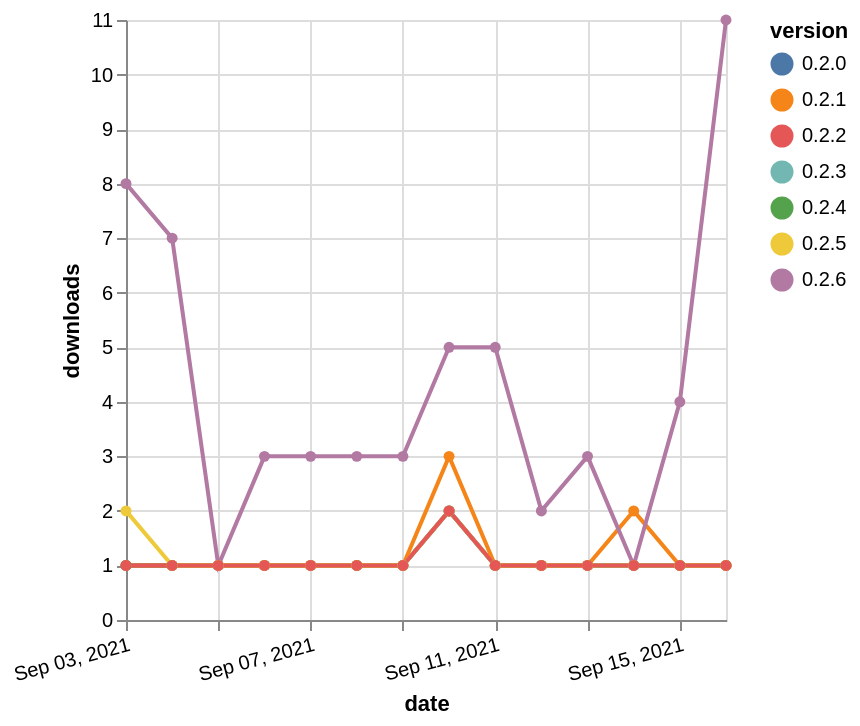

Write a Vega-Lite specification for this figure.
### Vega-Lite specification from a JSON file in a GitHub repository (floating-point values rounded to 4 significant figures)
{"$schema": "https://vega.github.io/schema/vega-lite/v5.json", "description": "A simple bar chart with embedded data.", "data": {"values": [{"date": "2021-09-03", "total": 912, "delta": 1, "version": "0.2.0"}, {"date": "2021-09-04", "total": 913, "delta": 1, "version": "0.2.0"}, {"date": "2021-09-05", "total": 914, "delta": 1, "version": "0.2.0"}, {"date": "2021-09-06", "total": 915, "delta": 1, "version": "0.2.0"}, {"date": "2021-09-07", "total": 916, "delta": 1, "version": "0.2.0"}, {"date": "2021-09-08", "total": 917, "delta": 1, "version": "0.2.0"}, {"date": "2021-09-09", "total": 918, "delta": 1, "version": "0.2.0"}, {"date": "2021-09-10", "total": 920, "delta": 2, "version": "0.2.0"}, {"date": "2021-09-11", "total": 921, "delta": 1, "version": "0.2.0"}, {"date": "2021-09-12", "total": 922, "delta": 1, "version": "0.2.0"}, {"date": "2021-09-13", "total": 923, "delta": 1, "version": "0.2.0"}, {"date": "2021-09-14", "total": 924, "delta": 1, "version": "0.2.0"}, {"date": "2021-09-15", "total": 925, "delta": 1, "version": "0.2.0"}, {"date": "2021-09-16", "total": 926, "delta": 1, "version": "0.2.0"}, {"date": "2021-09-03", "total": 419, "delta": 1, "version": "0.2.3"}, {"date": "2021-09-04", "total": 420, "delta": 1, "version": "0.2.3"}, {"date": "2021-09-05", "total": 421, "delta": 1, "version": "0.2.3"}, {"date": "2021-09-06", "total": 422, "delta": 1, "version": "0.2.3"}, {"date": "2021-09-07", "total": 423, "delta": 1, "version": "0.2.3"}, {"date": "2021-09-08", "total": 424, "delta": 1, "version": "0.2.3"}, {"date": "2021-09-09", "total": 425, "delta": 1, "version": "0.2.3"}, {"date": "2021-09-10", "total": 427, "delta": 2, "version": "0.2.3"}, {"date": "2021-09-11", "total": 428, "delta": 1, "version": "0.2.3"}, {"date": "2021-09-12", "total": 429, "delta": 1, "version": "0.2.3"}, {"date": "2021-09-13", "total": 430, "delta": 1, "version": "0.2.3"}, {"date": "2021-09-14", "total": 431, "delta": 1, "version": "0.2.3"}, {"date": "2021-09-15", "total": 432, "delta": 1, "version": "0.2.3"}, {"date": "2021-09-16", "total": 433, "delta": 1, "version": "0.2.3"}, {"date": "2021-09-03", "total": 135, "delta": 1, "version": "0.2.4"}, {"date": "2021-09-04", "total": 136, "delta": 1, "version": "0.2.4"}, {"date": "2021-09-05", "total": 137, "delta": 1, "version": "0.2.4"}, {"date": "2021-09-06", "total": 138, "delta": 1, "version": "0.2.4"}, {"date": "2021-09-07", "total": 139, "delta": 1, "version": "0.2.4"}, {"date": "2021-09-08", "total": 140, "delta": 1, "version": "0.2.4"}, {"date": "2021-09-09", "total": 141, "delta": 1, "version": "0.2.4"}, {"date": "2021-09-10", "total": 143, "delta": 2, "version": "0.2.4"}, {"date": "2021-09-11", "total": 144, "delta": 1, "version": "0.2.4"}, {"date": "2021-09-12", "total": 145, "delta": 1, "version": "0.2.4"}, {"date": "2021-09-13", "total": 146, "delta": 1, "version": "0.2.4"}, {"date": "2021-09-14", "total": 147, "delta": 1, "version": "0.2.4"}, {"date": "2021-09-15", "total": 148, "delta": 1, "version": "0.2.4"}, {"date": "2021-09-16", "total": 149, "delta": 1, "version": "0.2.4"}, {"date": "2021-09-03", "total": 17533, "delta": 1, "version": "0.2.1"}, {"date": "2021-09-04", "total": 17534, "delta": 1, "version": "0.2.1"}, {"date": "2021-09-05", "total": 17535, "delta": 1, "version": "0.2.1"}, {"date": "2021-09-06", "total": 17536, "delta": 1, "version": "0.2.1"}, {"date": "2021-09-07", "total": 17537, "delta": 1, "version": "0.2.1"}, {"date": "2021-09-08", "total": 17538, "delta": 1, "version": "0.2.1"}, {"date": "2021-09-09", "total": 17539, "delta": 1, "version": "0.2.1"}, {"date": "2021-09-10", "total": 17542, "delta": 3, "version": "0.2.1"}, {"date": "2021-09-11", "total": 17543, "delta": 1, "version": "0.2.1"}, {"date": "2021-09-12", "total": 17544, "delta": 1, "version": "0.2.1"}, {"date": "2021-09-13", "total": 17545, "delta": 1, "version": "0.2.1"}, {"date": "2021-09-14", "total": 17547, "delta": 2, "version": "0.2.1"}, {"date": "2021-09-15", "total": 17548, "delta": 1, "version": "0.2.1"}, {"date": "2021-09-16", "total": 17549, "delta": 1, "version": "0.2.1"}, {"date": "2021-09-03", "total": 432, "delta": 8, "version": "0.2.6"}, {"date": "2021-09-04", "total": 439, "delta": 7, "version": "0.2.6"}, {"date": "2021-09-05", "total": 440, "delta": 1, "version": "0.2.6"}, {"date": "2021-09-06", "total": 443, "delta": 3, "version": "0.2.6"}, {"date": "2021-09-07", "total": 446, "delta": 3, "version": "0.2.6"}, {"date": "2021-09-08", "total": 449, "delta": 3, "version": "0.2.6"}, {"date": "2021-09-09", "total": 452, "delta": 3, "version": "0.2.6"}, {"date": "2021-09-10", "total": 457, "delta": 5, "version": "0.2.6"}, {"date": "2021-09-11", "total": 462, "delta": 5, "version": "0.2.6"}, {"date": "2021-09-12", "total": 464, "delta": 2, "version": "0.2.6"}, {"date": "2021-09-13", "total": 467, "delta": 3, "version": "0.2.6"}, {"date": "2021-09-14", "total": 468, "delta": 1, "version": "0.2.6"}, {"date": "2021-09-15", "total": 472, "delta": 4, "version": "0.2.6"}, {"date": "2021-09-16", "total": 483, "delta": 11, "version": "0.2.6"}, {"date": "2021-09-03", "total": 246, "delta": 2, "version": "0.2.5"}, {"date": "2021-09-04", "total": 247, "delta": 1, "version": "0.2.5"}, {"date": "2021-09-05", "total": 248, "delta": 1, "version": "0.2.5"}, {"date": "2021-09-06", "total": 249, "delta": 1, "version": "0.2.5"}, {"date": "2021-09-07", "total": 250, "delta": 1, "version": "0.2.5"}, {"date": "2021-09-08", "total": 251, "delta": 1, "version": "0.2.5"}, {"date": "2021-09-09", "total": 252, "delta": 1, "version": "0.2.5"}, {"date": "2021-09-10", "total": 254, "delta": 2, "version": "0.2.5"}, {"date": "2021-09-11", "total": 255, "delta": 1, "version": "0.2.5"}, {"date": "2021-09-12", "total": 256, "delta": 1, "version": "0.2.5"}, {"date": "2021-09-13", "total": 257, "delta": 1, "version": "0.2.5"}, {"date": "2021-09-14", "total": 258, "delta": 1, "version": "0.2.5"}, {"date": "2021-09-15", "total": 259, "delta": 1, "version": "0.2.5"}, {"date": "2021-09-16", "total": 260, "delta": 1, "version": "0.2.5"}, {"date": "2021-09-03", "total": 137, "delta": 1, "version": "0.2.2"}, {"date": "2021-09-04", "total": 138, "delta": 1, "version": "0.2.2"}, {"date": "2021-09-05", "total": 139, "delta": 1, "version": "0.2.2"}, {"date": "2021-09-06", "total": 140, "delta": 1, "version": "0.2.2"}, {"date": "2021-09-07", "total": 141, "delta": 1, "version": "0.2.2"}, {"date": "2021-09-08", "total": 142, "delta": 1, "version": "0.2.2"}, {"date": "2021-09-09", "total": 143, "delta": 1, "version": "0.2.2"}, {"date": "2021-09-10", "total": 145, "delta": 2, "version": "0.2.2"}, {"date": "2021-09-11", "total": 146, "delta": 1, "version": "0.2.2"}, {"date": "2021-09-12", "total": 147, "delta": 1, "version": "0.2.2"}, {"date": "2021-09-13", "total": 148, "delta": 1, "version": "0.2.2"}, {"date": "2021-09-14", "total": 149, "delta": 1, "version": "0.2.2"}, {"date": "2021-09-15", "total": 150, "delta": 1, "version": "0.2.2"}, {"date": "2021-09-16", "total": 151, "delta": 1, "version": "0.2.2"}]}, "width": "container", "mark": {"type": "line", "point": {"filled": true}}, "encoding": {"x": {"field": "date", "type": "temporal", "timeUnit": "yearmonthdate", "title": "date", "axis": {"labelAngle": -15}}, "y": {"field": "delta", "type": "quantitative", "title": "downloads"}, "color": {"field": "version", "type": "nominal"}, "tooltip": {"field": "delta"}}}
